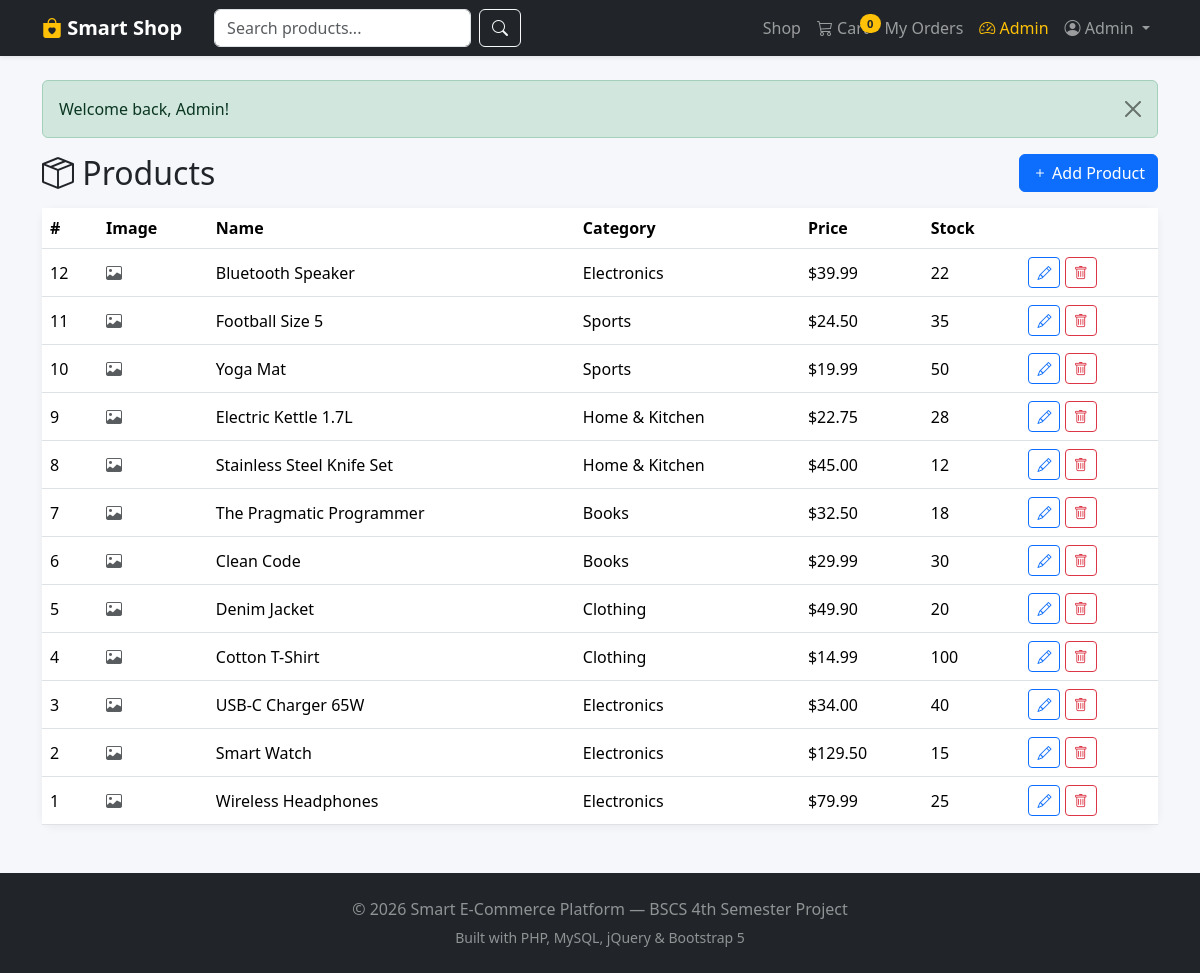
/admin/products.php (signed in), run on the app's committed database.
### tables this page shows
CREATE TABLE `products` (
  `id` INT AUTO_INCREMENT PRIMARY KEY,
  `category_id` INT NOT NULL,
  `name` VARCHAR(200) NOT NULL,
  `description` TEXT,
  `price` DECIMAL(10,2) NOT NULL,
  `stock` INT DEFAULT 0,
  `image` VARCHAR(255) DEFAULT NULL,
  `created_at` TIMESTAMP DEFAULT CURRENT_TIMESTAMP,
  FOREIGN KEY (`category_id`) REFERENCES `categories`(`id`) ON DELETE CASCADE
);

CREATE TABLE `categories` (
  `id` INT AUTO_INCREMENT PRIMARY KEY,
  `name` VARCHAR(100) NOT NULL UNIQUE,
  `created_at` TIMESTAMP DEFAULT CURRENT_TIMESTAMP
);

### includes/auth.php (called while the page is built, shortened)
<?php
function e(string $s): string {
    return htmlspecialchars($s, ENT_QUOTES, 'UTF-8');
}

### admin/products.php (the view, shortened to what this page needs)
<?php
require_once __DIR__ . '/../includes/auth.php';
require_once __DIR__ . '/../includes/header.php';
    ?>
    <?php
$products = $pdo->query("SELECT p.*, c.name AS cat FROM products p
                         JOIN categories c ON c.id=p.category_id
                         ORDER BY p.id DESC")->fetchAll();
?>
<div class="d-flex justify-content-between align-items-center mb-3">
    <h2 class="mb-0"><i class="bi bi-box-seam"></i> Products</h2>
    <a href="products.php?action=new" class="btn btn-primary"><i class="bi bi-plus"></i> Add Product</a>
</div>
<div class="card admin-card"><div class="table-responsive">
<table class="table mb-0 align-middle">
    <thead><tr><th>#</th><th>Image</th><th>Name</th><th>Category</th><th>Price</th><th>Stock</th><th></th></tr></thead>
    <tbody>
    <?php foreach ($products as $p): ?>
    <tr>
        <td><?= $p['id'] ?></td>
        <td>
            <?php if ($p['image'] && file_exists(__DIR__.'/../assets/uploads/'.$p['image'])): ?>
                <img src="<?= BASE_URL ?>/assets/uploads/<?= e($p['image']) ?>" style="width:50px;height:50px;object-fit:cover;border-radius:4px;">
            <?php else: ?>
                <span class="text-muted"><i class="bi bi-image"></i></span>
            <?php endif; ?>
        </td>
        <td><?= e($p['name']) ?></td>
        <td><?= e($p['cat']) ?></td>
        <td>$<?= number_format($p['price'],2) ?></td>
        <td><?= $p['stock'] ?></td>
        <td>
            <a href="products.php?action=edit&id=<?= $p['id'] ?>" class="btn btn-sm btn-outline-primary"><i class="bi bi-pencil"></i></a>
            <a href="products.php?action=delete&id=<?= $p['id'] ?>" class="btn btn-sm btn-outline-danger confirm-delete"><i class="bi bi-trash"></i></a>
        </td>
    </tr>
    <?php endforeach; ?>
    </tbody>
</table>
</div></div>
<?php require_once __DIR__ . '/../includes/footer.php'; ?>

### assets/css/style.css (style rules this page uses)
body { background: #f6f7fb; font-family: "Segoe UI", Roboto, sans-serif; }
.admin-card { border: none; box-shadow: 0 2px 8px rgba(0, 0, 0, 0.06); border-radius: 0.75rem; }
.table thead { background: #212529; color: #fff; }

### data on the page
products: id "12", name "Bluetooth Speaker", category.name "Electronics", price "39.99", stock "22"
products: id "11", name "Football Size 5", category.name "Sports", price "24.50", stock "35"
products: id "10", name "Yoga Mat", category.name "Sports", price "19.99", stock "50"
products: id "9", name "Electric Kettle 1.7L", category.name "Home & Kitchen", price "22.75", stock "28"
products: id "8", name "Stainless Steel Knife Set", category.name "Home & Kitchen", price "45.00", stock "12"
products: id "7", name "The Pragmatic Programmer", category.name "Books", price "32.50", stock "18"
products: id "6", name "Clean Code", category.name "Books", price "29.99", stock "30"
products: id "5", name "Denim Jacket", category.name "Clothing", price "49.90", stock "20"
products: id "4", name "Cotton T-Shirt", category.name "Clothing", price "14.99", stock "100"
products: id "3", name "USB-C Charger 65W", category.name "Electronics", price "34.00", stock "40"
products: id "2", name "Smart Watch", category.name "Electronics", price "129.50", stock "15"
products: id "1", name "Wireless Headphones", category.name "Electronics", price "79.99", stock "25"

### other printed values
$cartCount "0"
current_user_name() "Admin"
$msg "Welcome back, Admin!"
